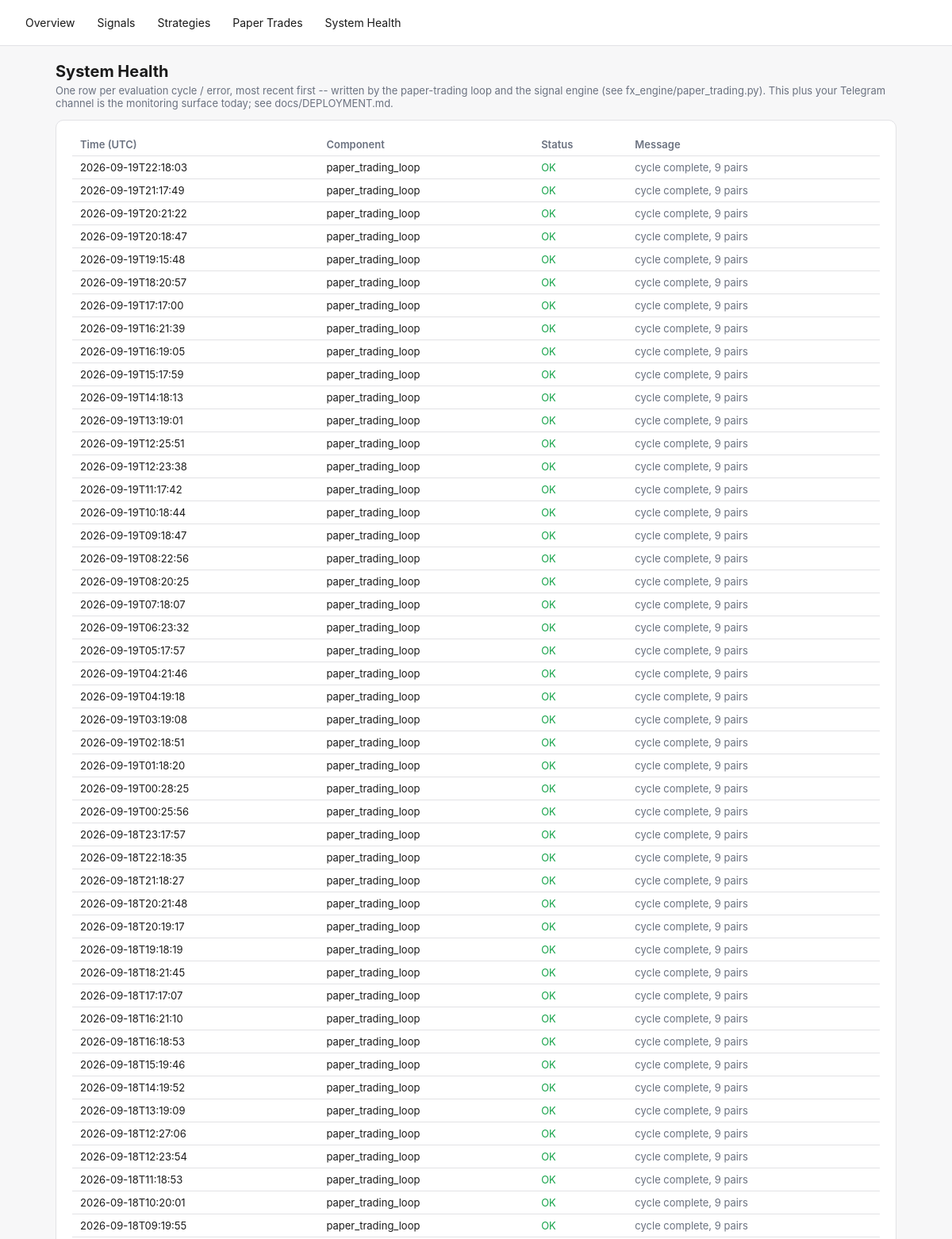
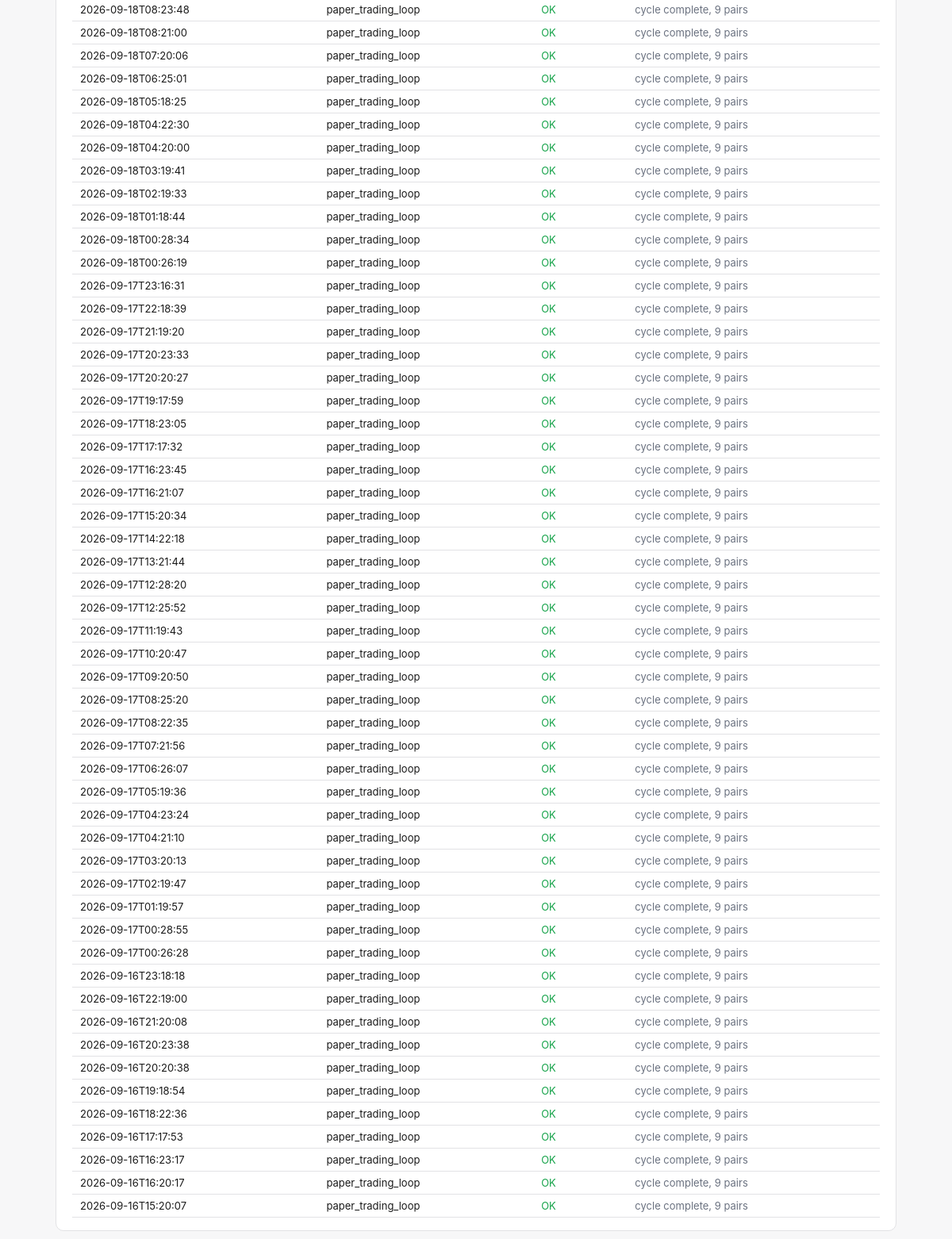
/health, run on an earlier commit of the app's database (2 pictures, top to bottom).
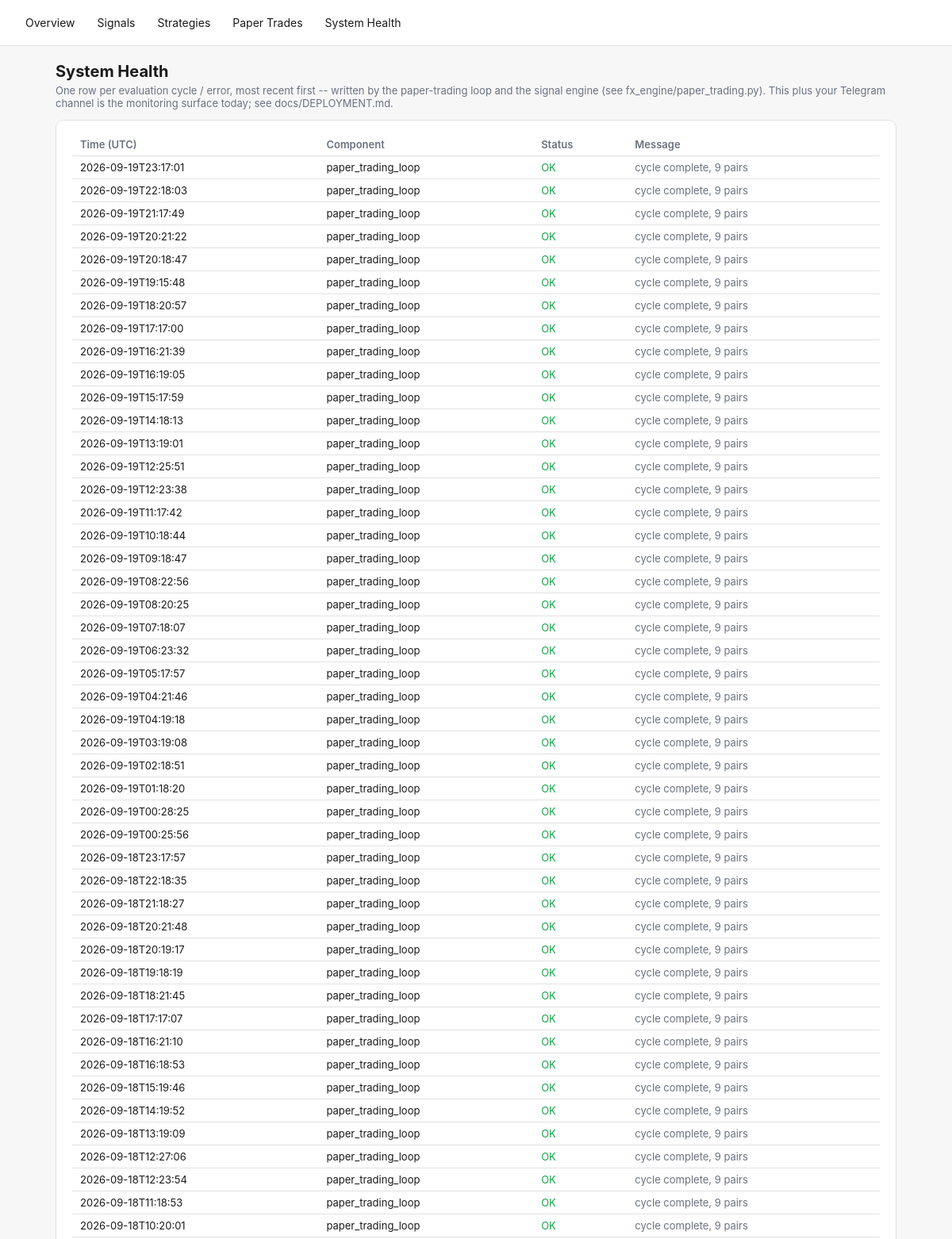
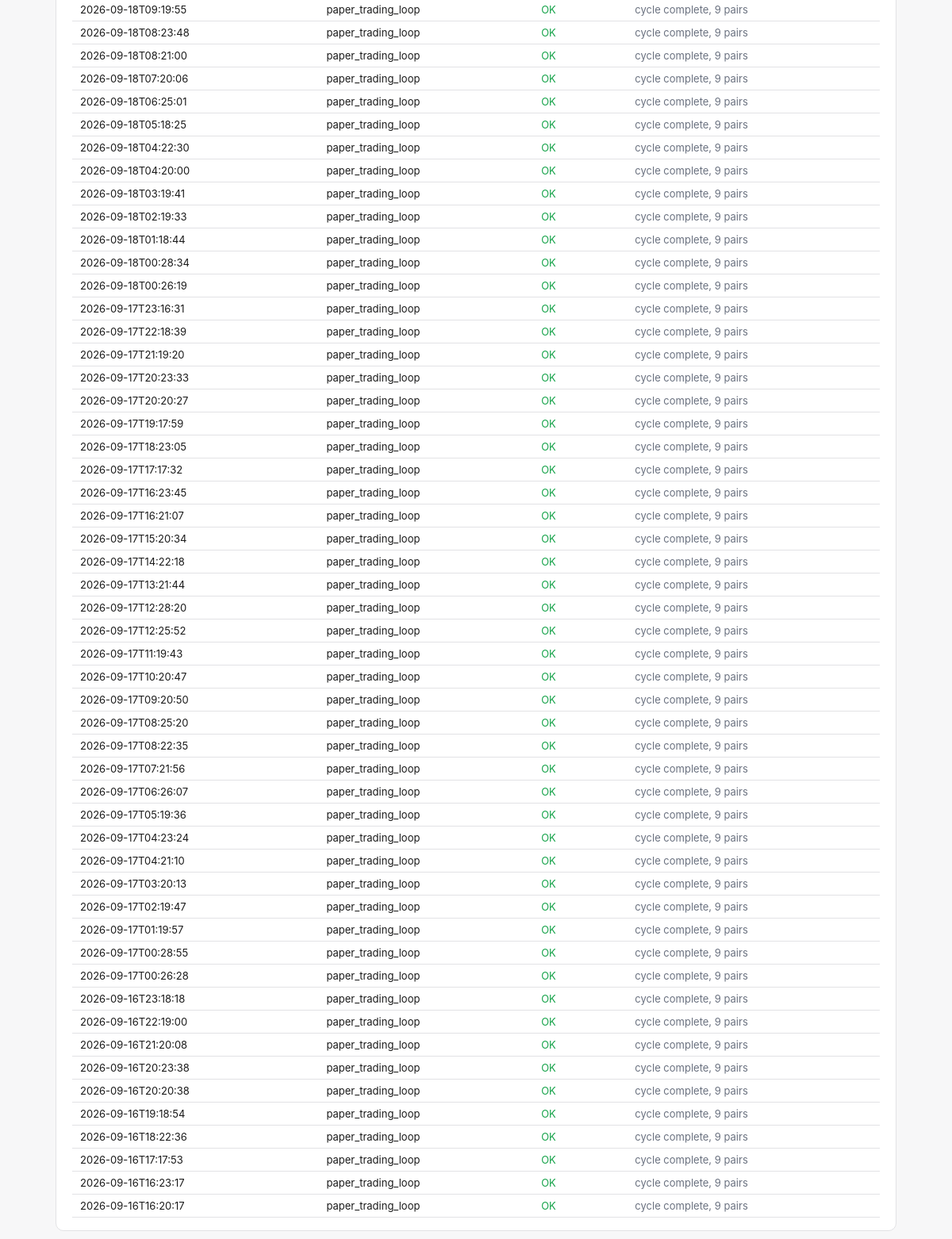
And on a later commit of the database (2 pictures, top to bottom).
### tables this page shows
CREATE TABLE system_health (
    id INTEGER PRIMARY KEY AUTOINCREMENT,
    component TEXT NOT NULL,
    status TEXT NOT NULL,       -- OK | WARN | ERROR
    message TEXT,
    checked_at TEXT NOT NULL
);

### fx_engine/dashboard.py (the view)
    @app.route("/health")
    def health_page():
        return render_template("health.html", health=get_db().recent_health(limit=100))

### fx_engine/db.py (called while the page is built)
    @contextmanager
    def _conn(self):
        conn = sqlite3.connect(self.path)
        conn.row_factory = sqlite3.Row
        try:
            yield conn
            conn.commit()
        finally:
            conn.close()

    def recent_health(self, limit: int = 50) -> list[dict]:
        with self._conn() as conn:
            rows = conn.execute(
                "SELECT * FROM system_health ORDER BY id DESC LIMIT ?", (limit,),
            ).fetchall()
        return [dict(r) for r in rows]

### fx_engine/templates/health.html (shortened to what this page needs)
{% extends "base.html" %}
{% block content %}
<h1>System Health</h1>
<p class="lede">One row per evaluation cycle / error, most recent first -- written by the paper-trading loop
and the signal engine (see fx_engine/paper_trading.py). This plus your Telegram channel is the monitoring
surface today; see docs/DEPLOYMENT.md.</p>
<div class="card">
  <div class="overflow">
  <table>
    <tr><th>Time (UTC)</th><th>Component</th><th>Status</th><th>Message</th></tr>
    {% for h in health %}
    <tr>
      <td>{{ h.checked_at[:19] }}</td>
      <td>{{ h.component }}</td>
      <td class="{{ 'ok' if h.status=='OK' else ('warn' if h.status=='WARN' else 'error') }}">{{ h.status }}</td>
      <td class="muted">{{ h.message }}</td>
    </tr>
    {% else %}
    <tr><td colspan="4" class="muted">No health checks logged yet.</td></tr>
    {% endfor %}
  </table>
  </div>
</div>
{% endblock %}

What changed in the data, as far as the page shows it:
no longer on this page (row unchanged): system_health: checked_at "2026-09-16T15:20:07", component "paper_trading_loop", status "OK", message "cycle complete, 9 pairs"
added system_health: checked_at "2026-09-19T23:17:01", component "paper_trading_loop", status "OK", message "cycle complete, 9 pairs"
